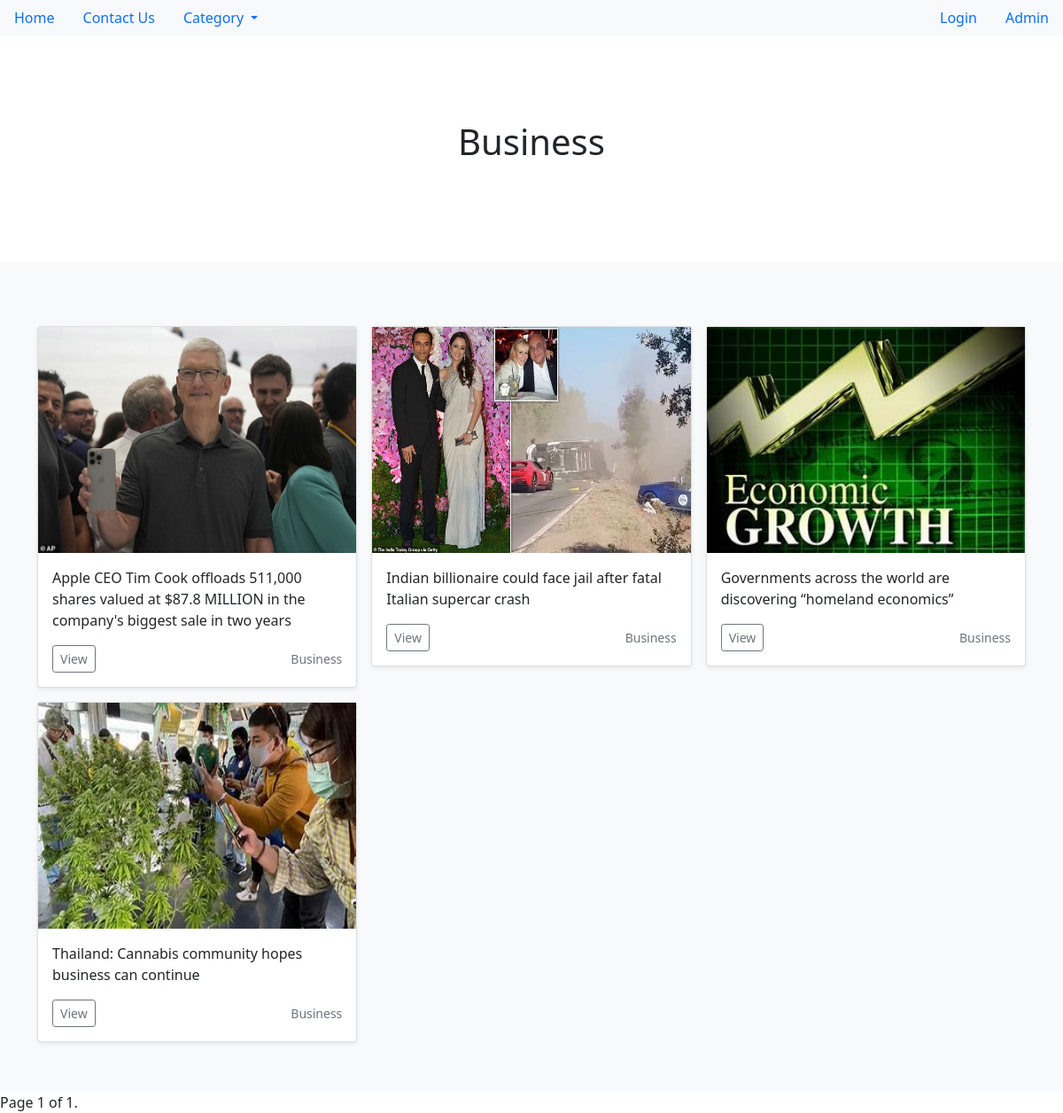
Page /articles/Business/article/ on the committed database.
### article/models.py (models this page shows, shortened)
class ArticleModel(models.Model):
    title = models.CharField(max_length=200)
    slug = models.SlugField()
    image = models.ImageField(null=True, blank=True)
    author = models.ForeignKey(User, on_delete=models.CASCADE)
    body = models.TextField()
    category = models.CharField(max_length=200)

### article/views.py (the view)
# urls.py: path('<str:category>/article/', ArticleViewByCategory.as_view(), name='article-category')
class ArticleViewByCategory(ListView):
    model = ArticleModel
    paginate_by = 24
    context_object_name = 'article'
    template_name = 'articles/articles_category.html'
    def get_queryset(self):
        return ArticleModel.objects.filter(category__icontains = self.kwargs.get('category')).order_by('-id')

### article/templates/articles/articles_category.html (shortened to what this page needs)
{% extends 'articles/base.html' %}
{% block content %}
<main>
    <section class="py-5 text-center container">
      <div class="row py-lg-5">
        <div class="col-lg-6 col-md-8 mx-auto">
          <h1 class="fw-light">{{article.0.category}}</h1>
        </div>
      </div>
    </section>
    <div class="album py-5 bg-light">
      <div class="container">
            {% if article %}
            <div class="row row-cols-1 row-cols-sm-2 row-cols-md-3 g-3 mt-2 mb-2">
            {% for post in article %}
                <div class="col">
                    <div class="card shadow-sm">
                      {% if post.image %}
                      <img src="{{post.image.url}}" class="img-fluid" alt="..." style="height:255px;">
                      {% else %}
                      <img src="" class="img-fluid" alt="..." style="height:255px;">
                      {% endif %}
                    <div class="card-body">
                        <p class="card-text">{{post.title}}</p>
                        <div class="d-flex justify-content-between align-items-center">
                        <div class="btn-group">
                          <a href="{% url 'article-details' post.slug %}" style="margin:0px"><button type="button" class="btn btn-sm btn-outline-secondary">View</button></a>
                        </div>
                        <small class="text-muted">{{post.category}}</small>
                        </div>
                    </div>
                    </div>
                </div>
            {% endfor %}
            </div>
            {% else %}
                <h3 class="text-center">No posts yet.</h3>
            {% endif %}
      </div>
    </div>
  </main>
  <div class="pagination">
    <span class="step-links">
        <span class="current">
            Page {{ page_obj.number }} of {{ page_obj.paginator.num_pages }}.
        </span>
    </span>
</div>
{% endblock %}

### rows in the picture
ArticleModel: category "Business", image (picture), title "Apple CEO Tim Cook offloads 511,000 shares valued at $87.8 MILLION in the company's biggest sale in two years"
ArticleModel: image (picture), title "Indian billionaire could face jail after fatal Italian supercar crash", category "Business"
ArticleModel: image (picture), title "Governments across the world are discovering “homeland economics”", category "Business"
ArticleModel: image (picture), title "Thailand: Cannabis community hopes business can continue", category "Business"

### other values in the picture
{{ page_obj.number }} "1"
{{ page_obj.paginator.num_pages }} "1"
